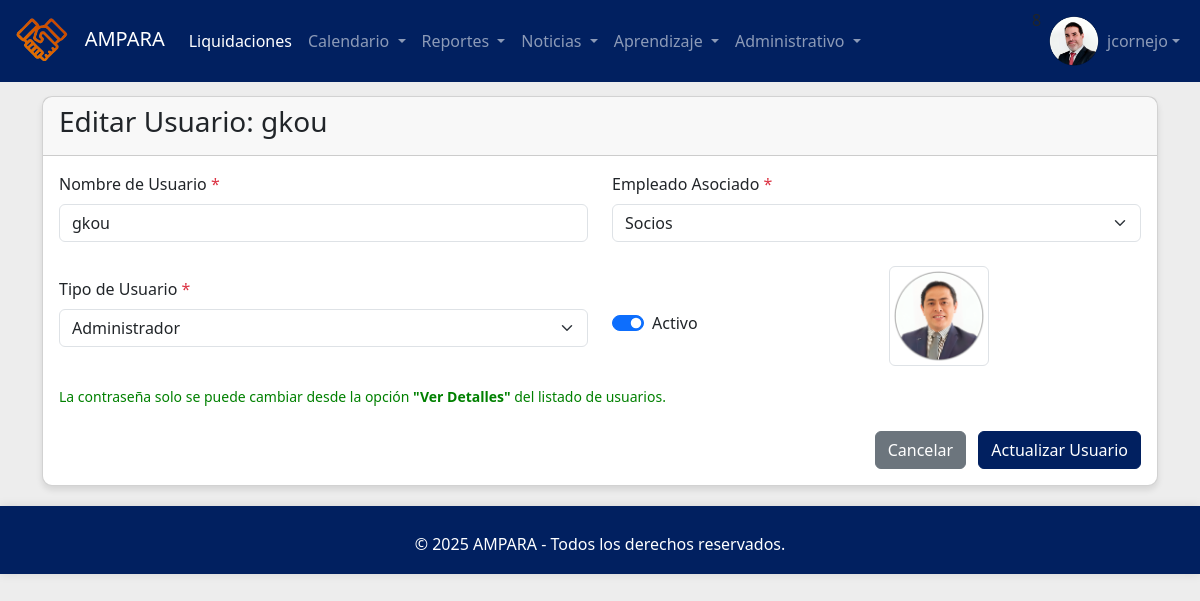
/editar_usuario.php?id=2 (signed in), run on the app's committed database.
### tables this page shows
CREATE TABLE `empleado` (
  `idempleado` int(11) NOT NULL,
  `nombres` varchar(100) NOT NULL,
  `paterno` varchar(50) NOT NULL,
  `materno` varchar(50) NOT NULL,
  `nombrecorto` varchar(50) DEFAULT NULL,
  `dni` varchar(10) NOT NULL,
  `nacimiento` date NOT NULL,
  `lugarnacimiento` varchar(100) NOT NULL,
  `domicilio` varchar(150) NOT NULL,
  `estadocivil` varchar(50) NOT NULL,
  `correopersonal` varchar(100) NOT NULL,
  `correocorporativo` varchar(100) NOT NULL,
  `telcelular` varchar(15) NOT NULL,
  `telfijo` varchar(10) NOT NULL,
  `horasmeta` int(11) NOT NULL DEFAULT 30,
  `area` varchar(50) NOT NULL,
  `cargo` varchar(50) NOT NULL,
  `derechohabiente` varchar(50) NOT NULL,
  `cantidadhijos` int(11) NOT NULL,
  `contactoemergencia` varchar(100) NOT NULL,
  `nivelestudios` varchar(50) NOT NULL,
  `regimenpension` varchar(50) NOT NULL,
  `fondopension` varchar(50) NOT NULL,
  `cussp` varchar(50) NOT NULL,
  `modalidad` varchar(50) NOT NULL,
  `rutafoto` varchar(250) NOT NULL,
  `activo` int(11) NOT NULL,
  `editor` int(11) NOT NULL DEFAULT 0,
  `registrado` timestamp NOT NULL DEFAULT current_timestamp(),
  `modificado` timestamp NOT NULL DEFAULT current_timestamp()
);

CREATE TABLE `usuario` (
  `idusuario` int(11) NOT NULL,
  `nombre` varchar(50) NOT NULL,
  `password` varchar(250) NOT NULL,
  `tipo` int(11) NOT NULL,
  `activo` int(11) NOT NULL,
  `idemp` int(11) DEFAULT NULL,
  `editor` int(11) NOT NULL DEFAULT 1,
  `registrado` timestamp NOT NULL DEFAULT current_timestamp(),
  `modificado` timestamp NOT NULL DEFAULT current_timestamp()
);

### funciones.php (called while the page is built, shortened)
<?php
require_once 'conexion.php';
function obtenerEmpleadosActivosParaSelect() {
    global $pdo;
    $sql = "SELECT idempleado, nombrecorto, rutafoto FROM empleado WHERE activo = 1 ORDER BY nombrecorto ASC";
    $stmt = $pdo->query($sql);
    return $stmt->fetchAll(PDO::FETCH_ASSOC);
}
function obtenerUsuarioPorId($idusuario) {
    global $pdo;
    $sql = "SELECT u.idusuario, u.nombre, u.tipo, u.activo, u.idemp, e.nombrecorto AS nombre_empleado, e.rutafoto AS rutafoto_empleado
            FROM usuario u
            LEFT JOIN empleado e ON u.idemp = e.idempleado
            WHERE u.idusuario = :idusuario";
    $stmt = $pdo->prepare($sql);
    $stmt->execute([':idusuario' => $idusuario]);
    return $stmt->fetch(PDO::FETCH_ASSOC);
}
?>

### editar_usuario.php (the view, shortened to what this page needs)
<?php
require_once 'includes/header.php';
require_once 'funciones.php';
$usuario_actual = null;
$error_carga = '';
if (isset($_GET['id'])) {
    $idusuario = filter_var($_GET['id'], FILTER_VALIDATE_INT);
    if ($idusuario) {
        $usuario_actual = obtenerUsuarioPorId($idusuario);
    } else {
        $error_carga = "ID de usuario no válido.";
        $_SESSION['mensaje_error'] = $error_carga;
    }
} else {
    $error_carga = "No se proporcionó ID de usuario.";
    $_SESSION['mensaje_error'] = $error_carga;
}
 $empleados = obtenerEmpleadosActivosParaSelect();
?>
<div class="container mt-4">
    <div class="card">
        <div class="card-header">
            <h3>Editar Usuario: <?php echo htmlspecialchars($usuario_actual['nombre'] ?? 'N/A'); ?></h3>
        </div>
        <div class="card-body">
            <?php if (!empty($error_carga) && !$usuario_actual): ?>
                <div class="alert alert-danger"><?php echo htmlspecialchars($error_carga); ?></div>
                <a href="usuarios.php" class="btn btn-primary">Volver a la lista</a>
            <?php elseif (!$usuario_actual && isset($_GET['id'])): ?>
                 <div class="alert alert-danger">No se pudieron cargar los datos del usuario. Verifique el ID.</div>
                <a href="usuarios.php" class="btn btn-primary">Volver a la lista</a>
            <?php elseif ($usuario_actual): ?>
            <form id="formUsuario" action="procesar_usuario.php" method="POST">
                <div class="row">
                    <div class="col-md-6 mb-3">
                        <label for="nombre" class="form-label">Nombre de Usuario <span class="text-danger">*</span></label>
                        <input type="text" class="form-control" id="nombre" name="nombre" required value="<?php echo htmlspecialchars($usuario_actual['nombre'] ?? ''); ?>">
                    </div>
                    <div class="col-md-6 mb-3">
                        <label for="idemp" class="form-label">Empleado Asociado <span class="text-danger">*</span></label>
                        <select class="form-select" id="idemp" name="idemp" required>
                            <?php foreach ($empleados as $emp): ?>
                                <option value="<?php echo htmlspecialchars($emp['idempleado']); ?>"
                                        data-rutafoto="<?php echo htmlspecialchars(!empty($emp['rutafoto']) && file_exists($emp['rutafoto']) ? $emp['rutafoto'] : 'img/fotos/empleados/default_avatar.png'); ?>"
                                        <?php echo (isset($usuario_actual['idemp']) && $usuario_actual['idemp'] == $emp['idempleado']) ? 'selected' : ''; ?>>
                                    <?php echo htmlspecialchars($emp['nombrecorto']); ?>
                                </option>
                            <?php endforeach; ?>
                        </select>
                    </div>
                </div>
                <div class="row align-items-center">
                    <div class="col-md-6 mb-3">
                        <label for="tipo" class="form-label">Tipo de Usuario <span class="text-danger">*</span></label>
                        <select class="form-select" id="tipo" name="tipo" required>
                            <option value="1" <?php echo (isset($usuario_actual['tipo']) && $usuario_actual['tipo'] == 1) ? 'selected' : ''; ?>>Administrador</option>
                        </select>
                    </div>
                    <div class="col-md-3 mb-3 d-flex align-items-center">
                        <div class="form-check form-switch mt-4">
                            <input class="form-check-input" type="checkbox" role="switch" id="activo" name="activo" value="1" <?php echo (isset($usuario_actual['activo']) && $usuario_actual['activo'] == 1) ? 'checked' : ''; ?>>
                            <label class="form-check-label" for="activo">Activo</label>
                        </div>
                    </div>
                    <div class="col-md-3 mb-3 text-center">
                        <img id="empleadoFotoPreview"
                             src="<?php echo htmlspecialchars(!empty($usuario_actual['rutafoto_empleado']) && file_exists($usuario_actual['rutafoto_empleado']) ? $usuario_actual['rutafoto_empleado'] : 'img/fotos/empleados/default_avatar.png'); ?>"
                             alt="Foto Empleado"
                             class="img-thumbnail mt-2"
                             style="max-height: 100px; max-width: 100px; <?php echo empty($usuario_actual['idemp']) ? 'display: none;' : ''; ?>">
                    </div>
                </div>
                <p class="form-text" style="color:green">La contraseña solo se puede cambiar desde la opción <b>"Ver Detalles"</b> del listado de usuarios.</p>
                <div class="mt-4 text-end">
                    <button type="button" id="btnCancelarUsuario" class="btn btn-secondary me-2">Cancelar</button>
                    <button type="submit" class="btn btn-primary">Actualizar Usuario</button>
                </div>
            </form>
            <?php else: ?>
                <div class="alert alert-warning">No se proporcionó un ID de usuario válido o el usuario no fue encontrado.</div>
                <a href="usuarios.php" class="btn btn-primary">Volver a la lista</a>
            <?php endif; ?>
        </div>
    </div>
</div>
<?php
require_once 'includes/footer.php';
?>

### includes/header.php (shortened to what this page needs)
<?php
require_once 'conexion.php';
$ruta_foto_usuario = 'img/fotos/empleados/usuario01.png';
$nombre_usuario_display = 'Usuario';
$tipo_usuario_actual = null;
if (isset($_SESSION['idusuario'])) {
    if (isset($_SESSION['nombre_usuario'])) {
        $nombre_usuario_display = htmlspecialchars($_SESSION['nombre_usuario']);
    }
    if (isset($_SESSION['idemp']) && $pdo) {
        try {
            $stmt_foto = $pdo->prepare("SELECT rutafoto FROM empleado WHERE idempleado = :idemp AND activo = 1");
            $stmt_foto->bindParam(':idemp', $_SESSION['idemp']);
            $stmt_foto->execute();
            $empleado_info = $stmt_foto->fetch(PDO::FETCH_ASSOC);
            if ($empleado_info && !empty($empleado_info['rutafoto'])) {
                $ruta_foto_usuario = htmlspecialchars($empleado_info['rutafoto']);
            }
        } catch (PDOException $e) {
            error_log("Error al obtener rutafoto: " . $e->getMessage());
        }
    }
    if (isset($_SESSION['tipo_usuario'])) {
        $tipo_usuario_actual = $_SESSION['tipo_usuario'];
    }
}
?>
<!DOCTYPE html>
<html lang="es">
<head>
    <link href="https://cdn.jsdelivr.net/npm/bootstrap@5.3.0/dist/css/bootstrap.min.css" rel="stylesheet">
    <link rel="stylesheet" href="https://cdnjs.cloudflare.com/ajax/libs/font-awesome/6.0.0/css/all.min.css">
    <link rel="stylesheet" href="https://cdn.datatables.net/1.11.5/css/dataTables.bootstrap5.min.css">
    <link rel="stylesheet" href="css/estilo.css">
</head>
<body>
    <nav class="navbar navbar-expand-lg navbar-dark bg-primary fixed-top">
        <div class="container-fluid">
            <a class="navbar-brand" href="index.php">
                <img src="img/logo_0.png" alt="Logo" style="height: 50px; margin-right: 10px;">
               AMPARA
            </a>
            <div class="collapse navbar-collapse" id="navbarNavPrincipal">
                <ul class="navbar-nav me-auto mb-2 mb-lg-0">
                    <li class="nav-item">
                        <a class="nav-link active" aria-current="page" href="liquidaciones.php">Liquidaciones</a>
                    </li>
                     <li class="nav-item dropdown">
                        <a class="nav-link dropdown-toggle" href="#" id="navbarDropdownCalendario" role="button" data-bs-toggle="dropdown" aria-expanded="false">
                            Calendario
                        </a>
                    </li>
                    <li class="nav-item dropdown">
                        <a class="nav-link dropdown-toggle" href="#" id="navbarDropdownReportes" role="button" data-bs-toggle="dropdown" aria-expanded="false">
                            Reportes
                        </a>
                    </li>
                    <li class="nav-item dropdown">
                        <a class="nav-link dropdown-toggle" href="#" id="navbarDropdownNoticias" role="button" data-bs-toggle="dropdown" aria-expanded="false">
                            Noticias
                        </a>
                    </li>
                      <li class="nav-item dropdown">
                        <a class="nav-link dropdown-toggle" href="#" id="navbarDropdownAprendizaje" role="button" data-bs-toggle="dropdown" aria-expanded="false">
                            Aprendizaje
                        </a>
                    </li>
                    <?php if ($tipo_usuario_actual == 1):  ?>
                    <li class="nav-item dropdown">
                        <a class="nav-link dropdown-toggle" href="#" id="navbarDropdownAdministrativo" role="button" data-bs-toggle="dropdown" aria-expanded="false">
                            Administrativo
                        </a>
                    </li>
                    <?php endif;?>
                </ul>
                <ul class="navbar-nav ms-auto">
                    <?php if (isset($_SESSION['idusuario'])): echo $_SESSION['idemp'];?>
                        <li class="nav-item dropdown">
                            <a class="nav-link dropdown-toggle d-flex align-items-center" href="#" id="navbarDropdownUser" role="button" data-bs-toggle="dropdown" aria-expanded="false">
                                <img  src="<?php echo $ruta_foto_usuario; ?>" alt="Foto de perfil" class="rounded-circle me-2 user-avatar"  style="height: 50px; width: 50px;">
                                <?php echo $nombre_usuario_display; ?>
                            </a>
                        </li>
                    <?php else: ?>
                        <li class="nav-item">
                            <a class="nav-link" href="../login.php">Iniciar Sesión</a>
                        </li>
                    <?php endif; ?>
                </ul>
            </div>
        </div>
    </nav>
    <div class="container-fluid main-content">
    </div>

### css/estilo.css (style rules this page uses)
:root { --color-primary: #012060; --color-secondary: #f28120; --color-light: #ededed; --color-white: #ffffff; }
body { background-color: var(--color-light); }
.bg-primary { background-color: var(--color-primary) !important; }
.btn-primary { background-color: var(--color-primary); border-color: var(--color-primary); }
.card { border-radius: 10px; box-shadow: 0 4px 6px rgba(0, 0, 0, 0.1); margin-bottom: 20px; }

### includes/header.php (style rules this page uses)
body { padding-top: 56px; }
.user-avatar { width: 32px; height: 32px; object-fit: cover; }
.main-content { padding-top: 1rem; }

### data on the page
empleado: rutafoto (picture)
usuario: nombre "gkou", idemp "Socios", tipo "Administrador", activo "☑", idemp.rutafoto (picture)

### other printed values
$nombre_usuario_display "jcornejo"
